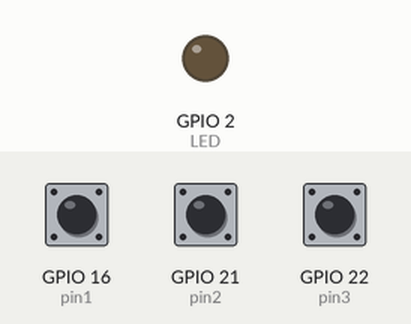
Bench run of a program on a simulated ESP32. Shown: output pins drawn as LEDs (lit = HIGH). The test bench sets the inputs (shaded band); at power-on: GPIO 16 (pin1) HIGH, GPIO 21 (pin2) HIGH, GPIO 22 (pin3) HIGH. WiFi joins after 1.5 s; servers stay silent unless stated; uploads are accepted with an empty reply; EEPROM starts erased; not simulated (calls return 0 or success): credentials.h; what the program prints to the serial monitor is not drawn.

Above: at 3.4 s.
3.5 s: GPIO 16 (pin1) pulled LOW for 1 s
At 3.7 s:
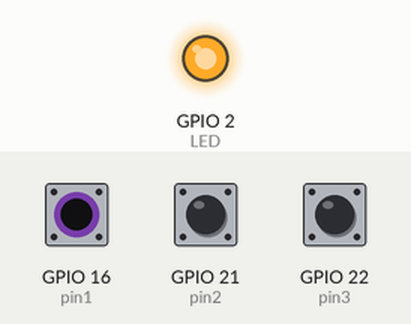
6.5 s: GPIO 21 (pin2) pulled LOW for 3.2 s
At 10.8 s:
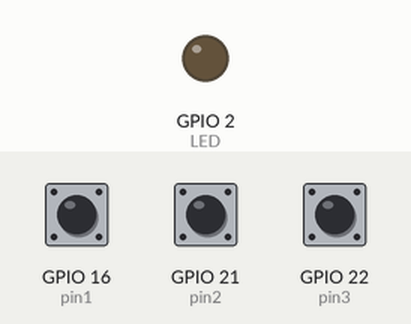
11.2 s: GPIO 22 (pin3) pulled LOW for 0.15 s
At 11.4 s:
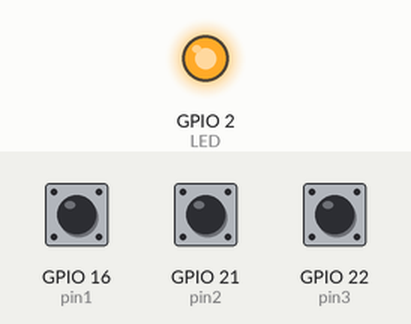
13.1 s: GPIO 22 (pin3) pulled LOW for 3.2 s
At 17.0 s:
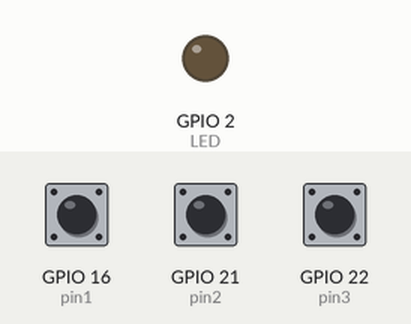
17.8 s: GPIO 16 (pin1) pulled LOW for 3.2 s
At 18.0 s:
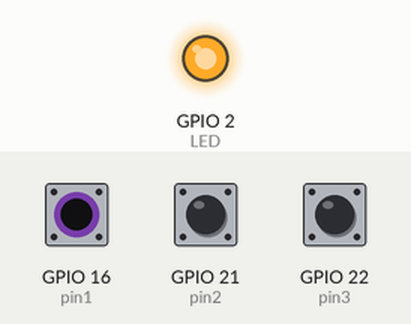
Timing chart, 0 to 22.5 s (numbered marks = the images above; inputs shaded):
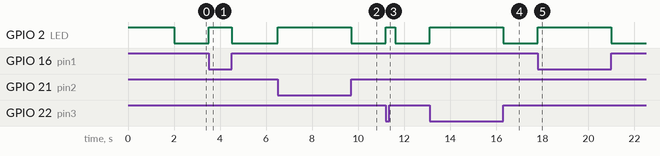

Measured:
- after the input at 3.5 s, GPIO 2 (LED): LOW → HIGH at once, → LOW 1.0 s later
- after the input at 6.5 s, GPIO 2 (LED): LOW → HIGH at once, → LOW 3.2 s later
- after the input at 11.2 s, GPIO 2 (LED): LOW → HIGH at once, → LOW 0.40 s later
- after the input at 13.1 s, GPIO 2 (LED): LOW → HIGH at once, → LOW 3.2 s later
- after the input at 17.8 s, GPIO 2 (LED): LOW → HIGH at once, → LOW 3.2 s later

The program:

main.cpp
```cpp
#include <Arduino.h>
#include <WiFi.h>
#include <HTTPClient.h>
#include <ArduinoJson.h>
#include <base64.h>
#include <Preferences.h>
#include <credentials.h>

String client_id = SPOTIFY_CLIENT_ID;
String client_secret = SPOTIFY_CLIENT_SECRET;
String SSID = WIFI_SSID;
String password = WIFI_PASSWORD;
String access_token = "";
String refresh_token = SPOTIFY_REFRESH_TOKEN;

int pin1 = 16;
int pin2 = 21;
int pin3 = 22;
int LED = 2;
void connect_wifi();
bool get_playbackState();
void play_next();
void play_previous();
void play_pause();
void set_access_token();
void change_key();
void call_action(String);

Preferences preferences;

void setup() {
  Serial.begin(115200);
  pinMode(LED, OUTPUT);
  connect_wifi();
  pinMode(pin1, INPUT_PULLUP);
  pinMode(pin2, INPUT_PULLUP);
  pinMode(pin3, INPUT_PULLUP);
  set_access_token();

  preferences.begin("config", false);
  preferences.putString("1", "prev_track");
  preferences.putString("2", "next_track");
  preferences.putString("3", "play_pause");
  preferences.end();
}

void loop() {
  if (Serial.available() > 0) {
    change_key();
  }
  if(digitalRead(pin1) == LOW) {
    call_action("1");
  }
  else if(digitalRead(pin2) == LOW) {
    call_action("2");
  }
  else if(digitalRead(pin3) == LOW) {
    call_action("3");
  }
}

void change_key() {
  String data = Serial.readStringUntil('\n');
  delay(2500);

  String key = data.substring(0, 1);
  String action = data.substring(1);

  preferences.begin("config", false);
  preferences.putString(key.c_str(), action);
  preferences.end();

  Serial.println(data);
}

void call_action(String num) {
  preferences.begin("config", false);
  String action = preferences.getString(num.c_str(), "NONE");
  preferences.end();

  Serial.println(action);
  if (action == "play_pause") {
    play_pause();
  }
  else if (action == "next_track") {
    play_next();
  }
  else if (action == "prev_track") {
    play_previous();
  }
  else {
    Serial.println("Error getting key configuration");
  }
}

void connect_wifi() {
  digitalWrite(LED, HIGH);
  WiFi.begin(SSID, password);
  Serial.print("Connecting to WiFi: ");
  while(WiFi.status() != WL_CONNECTED) {
    delay(1000);
    Serial.print(".");
  }
  Serial.print("\nSuccessfully connected to network!\n");
  digitalWrite(LED, LOW);
}

bool get_playbackState() {
  if (WiFi.status() == WL_CONNECTED) {
    HTTPClient http;

    http.begin("https://api.spotify.com/v1/me/player");
    http.addHeader("Authorization", "Bearer " + access_token);
    http.addHeader("Content-length", "0");
    int code = http.GET();

    JsonDocument doc;
    DeserializationError error = deserializeJson(doc, http.getString());
    if (error) {
      Serial.println("Error occured with getting current playback state");
    }

    http.end();
    return doc["is_playing"];

  }
}

void play_next() {
  if (WiFi.status() == WL_CONNECTED) {
    digitalWrite(LED, HIGH);
    HTTPClient http;

    http.begin("https://api.spotify.com/v1/me/player/next");
    http.addHeader("Authorization", "Bearer " + access_token);
    http.addHeader("Content-Length", "0");

    int code = http.POST("");
    Serial.println(code);

    http.end();

    digitalWrite(LED, LOW);
  }
}

void play_previous() {
  if (WiFi.status() == WL_CONNECTED) {
    digitalWrite(LED, HIGH);
    HTTPClient http;

    http.begin("https://api.spotify.com/v1/me/player/previous");
    http.addHeader("Authorization", "Bearer " + access_token);
    http.addHeader("Content-Length", "0");

    int code = http.POST("");
    Serial.println(code);

    http.end();

    digitalWrite(LED, LOW);
  }
}

void play_pause() {
  if (WiFi.status() == WL_CONNECTED) {
    digitalWrite(LED, HIGH);
    HTTPClient http;

    bool is_playing = get_playbackState();
    int code = 0;
    if (is_playing) {
      http.begin("https://api.spotify.com/v1/me/player/pause");
      http.addHeader("Authorization", "Bearer " + access_token);
      http.addHeader("Content-Length", "0");
      code = http.PUT("");
    }
    else {
      http.begin("https://api.spotify.com/v1/me/player/play");
      http.addHeader("Authorization", "Bearer " + access_token);
      http.addHeader("Content-Length", "0");
      code = http.PUT("");
    }
    Serial.println(code);

    http.end();
    digitalWrite(LED, LOW);
  }
}

void set_access_token() {
  if (WiFi.status() == WL_CONNECTED) {
    HTTPClient http;

    String toEncode = client_id + ":" + client_secret;
    String encoded = base64::encode(toEncode);

    String postBody = "grant_type=refresh_token&refresh_token=" + refresh_token;

    http.begin("https://accounts.spotify.com/api/token");
    http.addHeader("Content-Type", "application/x-www-form-urlencoded");
    http.addHeader("Authorization", "Basic " + encoded);

    int code = http.POST(postBody);

    JsonDocument doc;
    DeserializationError error = deserializeJson(doc, http.getString());

    if (error) {
      Serial.println("Error occured with getting access token");
    }

    if (doc["refresh_token"].is<const char *>()) {
      refresh_token = doc["refresh_token"].as<String>();
    }

    access_token = doc["access_token"].as<String>();
    http.end();
  }
}
```
